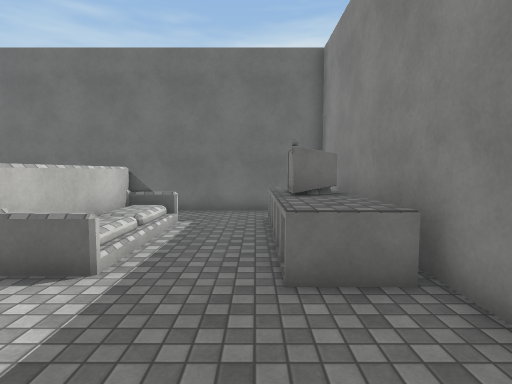
View 1 (above)

14 first-person views from a walk through a Unity game level. The camera is 1.5 m above the floor, tilts 4° down and sees 80° across. The floor is counted in squares, 1 m on a side. Each view is taken from the middle of a square. On the plan, view 1 faces up. The plan holds only what a view shows up to about 15 squares ahead; the rest is blank. The place goes on beyond the plan. The player is left out. Surface patterns are stand-ins for the level's own textures.

View 2
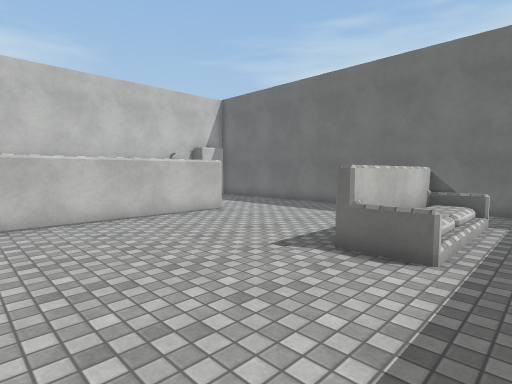

View 3
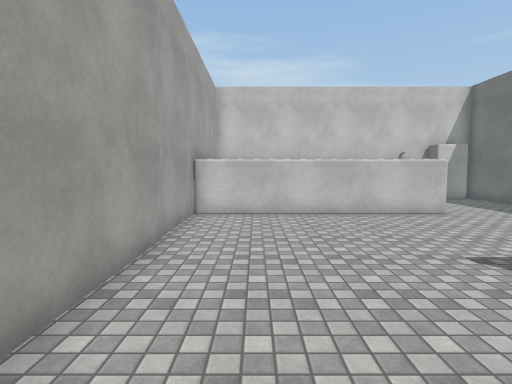

View 4
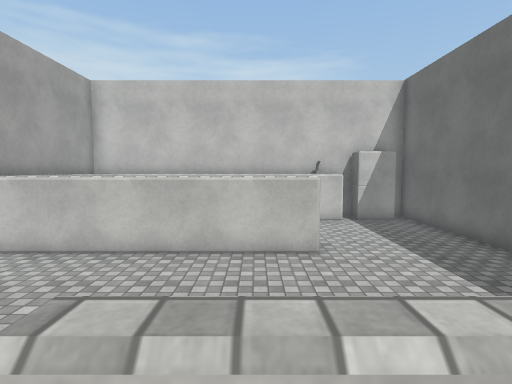

View 5
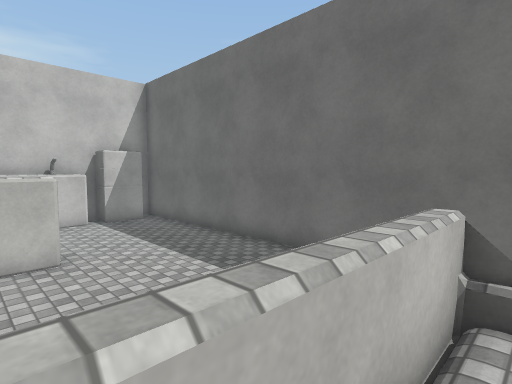

View 6
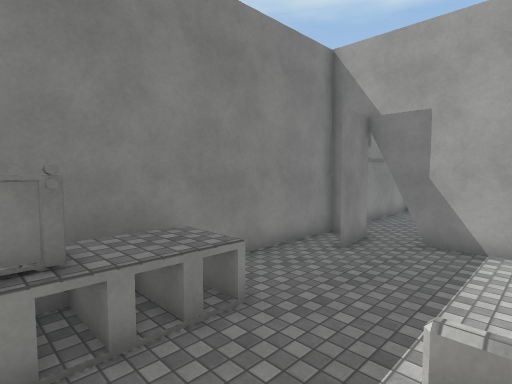

View 7
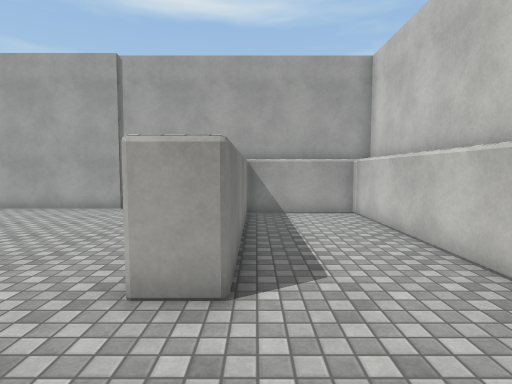

View 8
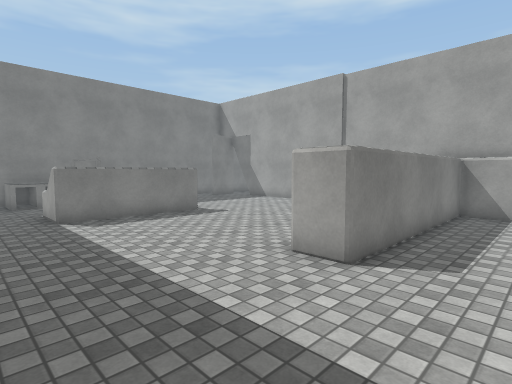

View 9
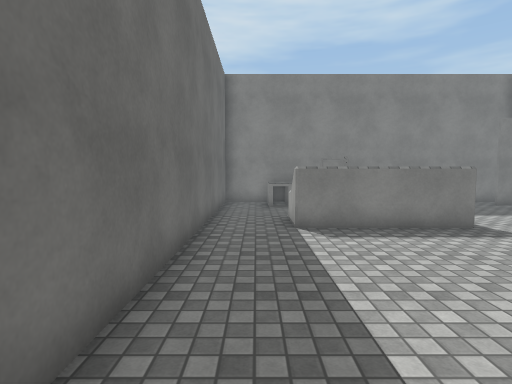

View 10
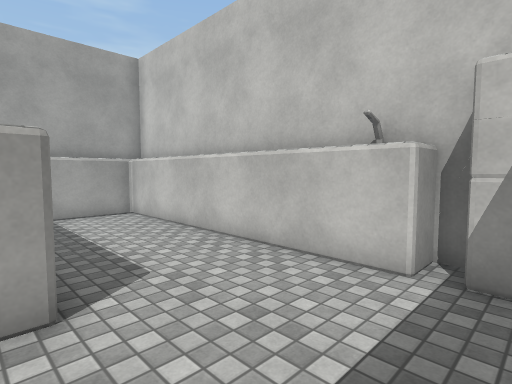

View 11
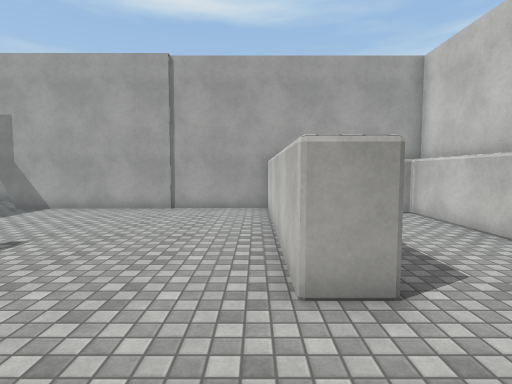

View 12
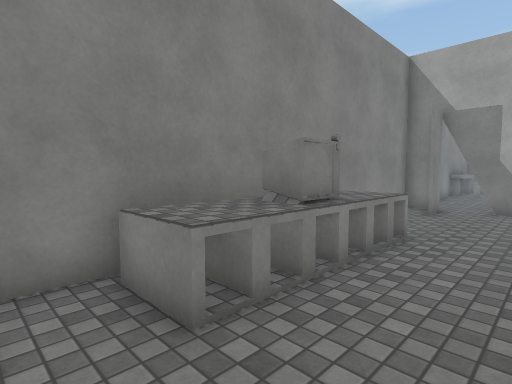

View 13
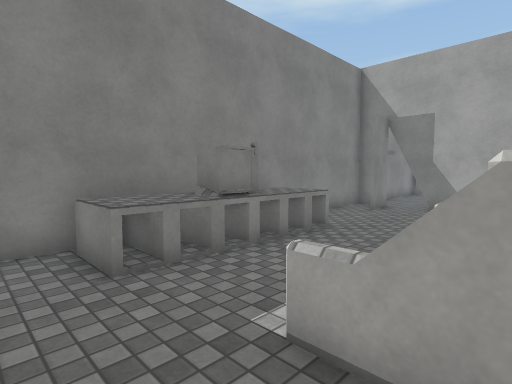

View 14
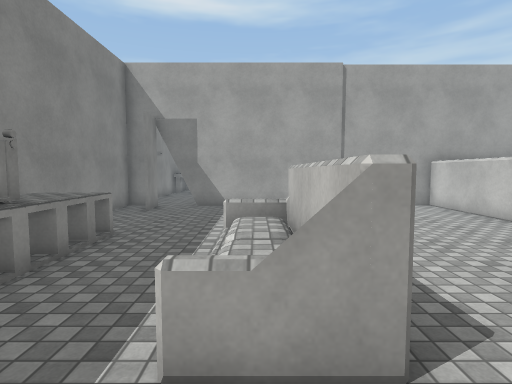

### Floor plan
Key: @ floor where view 1 was taken; # wall or solid block; x gap in a wall; . main floor; : floor 0.5 m higher than the main floor; = window, fence, low wall or low ledge; ^ raised ledge.
Columns run from 17 left of view 1 to 3 right of it. Each row starts with its distance up from view 1.
 12 #####################
 11 #^..................#
 10 ##..................#
  9 #^...........#==..^^#
  8  #...........^:...^^#
  7  #...........^:...###
  6  #...##......^:...^^#
  5  #...##......^:...^^#
  4  #...##......#==..^^#
  3  #...##.............#
  2  #...##.............#
  1  #...##.............#
  0  #...##..........@..#
 -1  ######...........#.#
 -2       ###########x###

Positions as (right, up) in squares from view 1, and headings:
1: (0, 0), facing up
2: (-1, -1), facing up-left
3: (0, 0), facing left
4: (-3, 5), facing left
5: (-3, 5), facing up-left
6: (-3, 7), facing down-right
7: (-12, 10), facing down
8: (-14, 11), facing down-right
9: (-12, 10), facing right
10: (-11, 10), facing down-left
11: (-10, 10), facing down
12: (-2, 11), facing down-right
13: (-4, 11), facing down-right
14: (-3, 11), facing down
